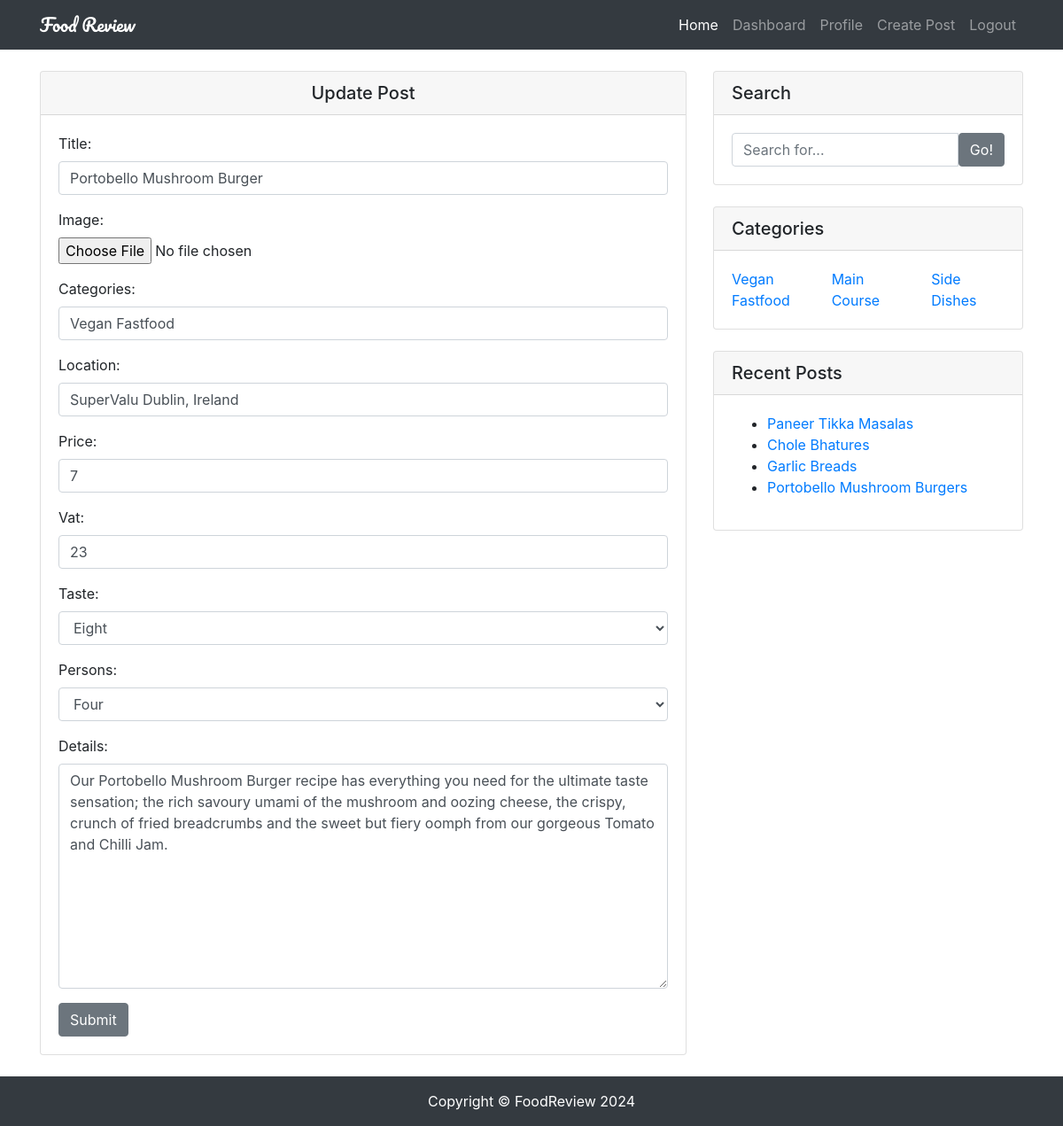
The app's page /portobello-mushroom-burger/update (signed in) with its own data.
### restaurants/models.py (models this page shows, shortened)
class Restaurant(models.Model):
    user = models.ForeignKey(User, on_delete=models.CASCADE)
    title = models.CharField(max_length=120)
    image = models.ImageField(upload_to='restaurants/')
    categories = models.CharField(max_length=120)
    location = models.CharField(max_length=120)
    price = models.IntegerField()
    vat = models.PositiveIntegerField(default=0)
    taste = models.PositiveIntegerField(choices=choices)
    persons = models.PositiveIntegerField(choices=choices)
    details = models.TextField()
    slug = models.SlugField(unique=True, blank=True)
    likes = models.ManyToManyField(User, related_name='post_likes', blank=True)
    views = models.IntegerField(default=0,blank=True)
    created_at = models.DateTimeField(auto_now_add=True)
    updated_at = models.DateTimeField(auto_now=True)
    is_active = models.BooleanField(default=True)

### restaurants/views.py (the view)
# urls.py: path('<slug:slug>/update', RestaurantUpdateView.as_view(), name='update'),
class RestaurantUpdateView(LoginRequiredMixin, SuccessMessageMixin, UpdateView):
    form_class = RestaurantCreateForm
    template_name = 'restaurants/restaurant_form.html'
    success_url = reverse_lazy('my_posts')
    success_message = "Post Updated Successfully"
    def get_queryset(self):
        return Restaurant.objects.filter(user=self.request.user)

### restaurants/context_processor.py (called while the page is built)
def categories(request):
    cat_list = []
    all_cat = Restaurant.objects.all()
    for cat in all_cat:
        name_list = cat.categories.split(',')
        for item in name_list:
            cat_list.append(item)
    cat_dict = {'categories': set(cat_list)}
    return cat_dict

def user_liked_posts(request):
    if request.user.is_authenticated:
        posts = Restaurant.objects.filter(likes=request.user.id)
        return {'user_liked_posts': posts}
    else:
        return {'user_liked_posts': None}

def recent_posts(request):
    posts = Restaurant.objects.all().order_by('-created_at')[:5]
    return {'recent_posts': posts}

### templates/restaurants/restaurant_form.html (shortened to what this page needs)
{% extends 'base.html' %}
{% block content %}
<div class="row">
    <div class="col-md-8 my-4">
        <div class="card">
            <h5 class="card-header text-center">
                {% if 'update' in request.path %}
                Update Post
                {% else %}
                Create Post
                {% endif %}
            </h5>
            <div class="card-body">
                <form action="" method="post" enctype="multipart/form-data">
                    {{ form.as_p }}
                    <button class="btn btn-secondary" type="submit">Submit</button>
                </form>
            </div>
        </div>
    </div>
    {% endblock content %}

### templates/partials/_widgets.html
<div class="col-md-4">
    <div class="card my-4">
        <h5 class="card-header">Search</h5>
        <div class="card-body">
            <form action="{% url 'home' %}" method="get">
                <div class="input-group">
                    <input type="search" name='q' class="form-control" placeholder="Search for..." value="{{ request.GET.q }}" required>
                    <span class="input-group-btn">
                        <button class="btn btn-secondary" type="submit">Go!</button>
                    </span>
                </div>
            </form>
        </div>
    </div>
    <div class="card my-4">
        <h5 class="card-header">Categories</h5>
        <div class="card-body">
            <div class="row">
                {% for cat in categories %}
                <div class="col-md-4">
                <a href="{% url 'home' %}?q={{ request.GET.q }}&cat={{ cat }}">{{ cat }}</a>
                </div>
                {% endfor %}
            </div>
        </div>
    </div>
    <div class="card my-4">
        <h5 class="card-header">Recent Posts</h5>
        <div class="card-body">
            <ul>
                {% for post in recent_posts %}
                <li><a href="/{{ post.slug }}">{{ post.title }}s</a></li>
                {% endfor %}
            </ul>
        </div>
    </div>
</div>
</div>

### static/restaurants/css/style.css (style rules this page uses)
body { padding-top: 56px; }

### records on screen
Restaurant: title "Portobello Mushroom Burger", categories "Vegan Fastfood", location "SuperValu Dublin, Ireland", price "7", vat "23", taste "Eight", persons "Four", details "Our Portobello Mushroom Burger recipe has everything you need for the ultimate taste sensation; the rich savoury umami of the mushroom and oozing cheese, the crispy, crunch of fried breadcrumbs and the sweet but fiery oomph from our gorgeous Tomato and Chilli Jam.", categories "Vegan Fastfood"
Restaurant: categories "Main Course", title "Chole Bhature"
Restaurant: categories "Side Dishes", title "Garlic Bread"
Restaurant: title "Paneer Tikka Masala"
